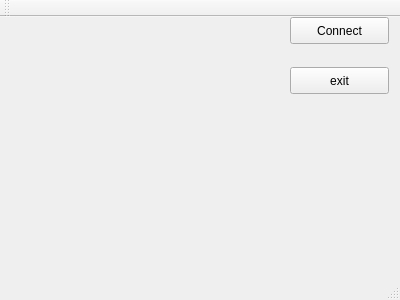
<?xml version="1.0" encoding="UTF-8"?>
<ui version="4.0">
 <class>Client</class>
 <widget class="QMainWindow" name="Client">
  <property name="geometry">
   <rect>
    <x>0</x>
    <y>0</y>
    <width>400</width>
    <height>300</height>
   </rect>
  </property>
  <property name="windowTitle">
   <string>Client</string>
  </property>
  <widget class="QWidget" name="centralWidget">
   <widget class="QPushButton" name="connectButton">
    <property name="geometry">
     <rect>
      <x>290</x>
      <y>0</y>
      <width>99</width>
      <height>27</height>
     </rect>
    </property>
    <property name="text">
     <string>Connect</string>
    </property>
   </widget>
   <widget class="QPushButton" name="quitButton">
    <property name="geometry">
     <rect>
      <x>290</x>
      <y>50</y>
      <width>99</width>
      <height>27</height>
     </rect>
    </property>
    <property name="text">
     <string>exit</string>
    </property>
   </widget>
  </widget>
  <widget class="QMenuBar" name="menuBar">
   <property name="geometry">
    <rect>
     <x>0</x>
     <y>0</y>
     <width>400</width>
     <height>25</height>
    </rect>
   </property>
  </widget>
  <widget class="QToolBar" name="mainToolBar">
   <attribute name="toolBarArea">
    <enum>TopToolBarArea</enum>
   </attribute>
   <attribute name="toolBarBreak">
    <bool>false</bool>
   </attribute>
  </widget>
  <widget class="QStatusBar" name="statusBar"/>
 </widget>
 <layoutdefault spacing="6" margin="11"/>
 <resources/>
 <connections/>
</ui>
